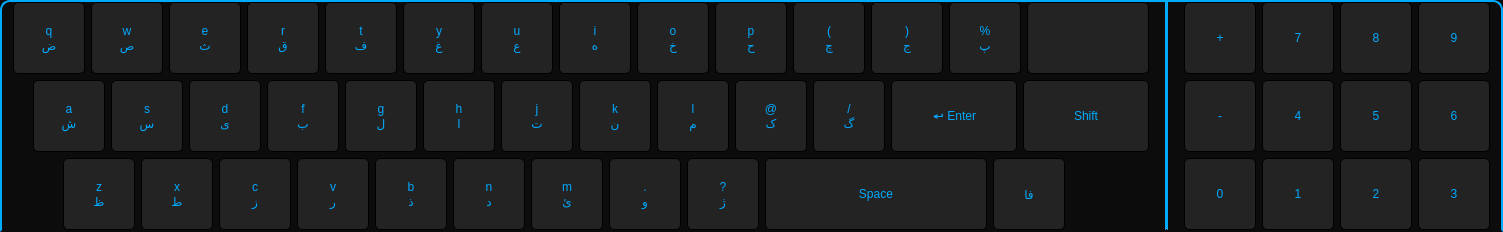
     <widget class="QFrame" name="keyboardFrame">
      <property name="minimumSize">
       <size>
        <width>0</width>
        <height>0</height>
       </size>
      </property>
      <property name="maximumSize">
       <size>
        <width>16777215</width>
        <height>0</height>
       </size>
      </property>
      <property name="font">
       <font>
        <family>Arial</family>
        <pointsize>13</pointsize>
       </font>
      </property>
      <property name="styleSheet">
       <string notr="true">QFrame{
background-color: rgb(12, 12, 12);
border-top-left-radius: 10px;
border-top-right-radius: 10px;
border: 2px solid rgb(0, 170, 255);
border-bottom-color: rgb(12, 12, 12);
}

QPushButton {
color: rgb(0, 170, 255);
min-width:70px;
min-height:70px;

background-color: rgb(35, 35, 35);
border-radius:5px;
border: 1px solid black;
outline:0;
	font: 18pt &quot;Arial&quot;;
}

QPushButton:pressed{
background-color: rgb(83, 83, 83);
}</string>
      </property>
      <property name="frameShape">
       <enum>QFrame::NoFrame</enum>
      </property>
      <property name="frameShadow">
       <enum>QFrame::Raised</enum>
      </property>
      <layout class="QHBoxLayout" name="horizontalLayout_17">
       <property name="topMargin">
        <number>0</number>
       </property>
       <property name="bottomMargin">
        <number>0</number>
       </property>
       <item>
        <layout class="QHBoxLayout" name="horizontalLayout_14">
         <property name="leftMargin">
          <number>0</number>
         </property>
         <property name="topMargin">
          <number>0</number>
         </property>
         <property name="bottomMargin">
          <number>0</number>
         </property>
         <item>
          <layout class="QVBoxLayout" name="verticalLayout_40">
           <property name="leftMargin">
            <number>0</number>
           </property>
           <property name="topMargin">
            <number>0</number>
           </property>
           <property name="rightMargin">
            <number>10</number>
           </property>
           <property name="bottomMargin">
            <number>0</number>
           </property>
           <item>
            <spacer name="verticalSpacer_28">
             <property name="orientation">
              <enum>Qt::Vertical</enum>
             </property>
             <property name="sizeHint" stdset="0">
              <size>
               <width>20</width>
               <height>40</height>
              </size>
             </property>
            </spacer>
           </item>
           <item>
            <layout class="QHBoxLayout" name="horizontalLayout_42" stretch="0,0">
             <property name="topMargin">
              <number>0</number>
             </property>
             <item>
              <layout class="QHBoxLayout" name="keyboardRow1">
               <property name="leftMargin">
                <number>0</number>
               </property>
               <property name="rightMargin">
                <number>0</number>
               </property>
               <item>
                <widget class="QPushButton" name="btnQ">
                 <property name="focusPolicy">
                  <enum>Qt::NoFocus</enum>
                 </property>
                 <property name="text">
                  <string>q
ض</string>
                 </property>
                </widget>
               </item>
               <item>
                <widget class="QPushButton" name="btnW">
                 <property name="focusPolicy">
                  <enum>Qt::NoFocus</enum>
                 </property>
                 <property name="text">
                  <string>w
ص</string>
                 </property>
                </widget>
               </item>
               <item>
                <widget class="QPushButton" name="btnE">
                 <property name="focusPolicy">
                  <enum>Qt::NoFocus</enum>
                 </property>
                 <property name="text">
                  <string>e
ث</string>
                 </property>
                </widget>
               </item>
               <item>
                <widget class="QPushButton" name="btnR">
                 <property name="focusPolicy">
                  <enum>Qt::NoFocus</enum>
                 </property>
                 <property name="text">
                  <string>r
ق</string>
                 </property>
                </widget>
               </item>
               <item>
                <widget class="QPushButton" name="btnT">
                 <property name="focusPolicy">
                  <enum>Qt::NoFocus</enum>
                 </property>
                 <property name="text">
                  <string>t
ف</string>
                 </property>
                </widget>
               </item>
               <item>
                <widget class="QPushButton" name="btnY">
                 <property name="focusPolicy">
                  <enum>Qt::NoFocus</enum>
                 </property>
                 <property name="text">
                  <string>y
غ</string>
                 </property>
                </widget>
               </item>
               <item>
                <widget class="QPushButton" name="btnU">
                 <property name="focusPolicy">
                  <enum>Qt::NoFocus</enum>
                 </property>
                 <property name="text">
                  <string>u
ع</string>
                 </property>
                </widget>
               </item>
               <item>
                <widget class="QPushButton" name="btnI">
                 <property name="focusPolicy">
                  <enum>Qt::NoFocus</enum>
                 </property>
                 <property name="text">
                  <string>i
ه</string>
                 </property>
                </widget>
               </item>
               <item>
                <widget class="QPushButton" name="btnO">
                 <property name="focusPolicy">
                  <enum>Qt::NoFocus</enum>
                 </property>
                 <property name="text">
                  <string>o
خ</string>
                 </property>
                </widget>
               </item>
               <item>
                <widget class="QPushButton" name="btnP">
                 <property name="focusPolicy">
                  <enum>Qt::NoFocus</enum>
                 </property>
                 <property name="text">
                  <string>p
ح</string>
                 </property>
                </widget>
               </item>
               <item>
                <widget class="QPushButton" name="btnOpenP">
                 <property name="focusPolicy">
                  <enum>Qt::NoFocus</enum>
                 </property>
                 <property name="text">
                  <string>(
چ</string>
                 </property>
                </widget>
               </item>
               <item>
                <widget class="QPushButton" name="btnCloseP">
                 <property name="focusPolicy">
                  <enum>Qt::NoFocus</enum>
                 </property>
                 <property name="text">
                  <string>)
ج</string>
                 </property>
                </widget>
               </item>
               <item>
                <widget class="QPushButton" name="btnDollar">
                 <property name="focusPolicy">
                  <enum>Qt::NoFocus</enum>
                 </property>
                 <property name="text">
                  <string>%
پ</string>
                 </property>
                </widget>
               </item>
              </layout>
             </item>
             <item>
              <widget class="QPushButton" name="btnBackspace">
               <property name="minimumSize">
                <size>
                 <width>122</width>
                 <height>72</height>
                </size>
               </property>
               <property name="focusPolicy">
                <enum>Qt::NoFocus</enum>
               </property>
               <property name="styleSheet">
                <string notr="true">QPushButton{
min-width:120px;
}</string>
               </property>
               <property name="text">
                <string/>
               </property>
               <property name="icon">
                <iconset>
                 <normaloff>images/backspace.png</normaloff>images/backspace.png</iconset>
               </property>
               <property name="iconSize">
                <size>
                 <width>50</width>
                 <height>50</height>
                </size>
               </property>
              </widget>
             </item>
            </layout>
           </item>
           <item>
            <layout class="QHBoxLayout" name="horizontalLayout_43" stretch="0,0,0">
             <property name="spacing">
              <number>6</number>
             </property>
             <property name="leftMargin">
              <number>0</number>
             </property>
             <item>
              <layout class="QHBoxLayout" name="keyboardRow2">
               <property name="leftMargin">
                <number>20</number>
               </property>
               <property name="rightMargin">
                <number>0</number>
               </property>
               <item>
                <widget class="QPushButton" name="btnA">
                 <property name="focusPolicy">
                  <enum>Qt::NoFocus</enum>
                 </property>
                 <property name="text">
                  <string>a
ش</string>
                 </property>
                </widget>
               </item>
               <item>
                <widget class="QPushButton" name="btnS">
                 <property name="focusPolicy">
                  <enum>Qt::NoFocus</enum>
                 </property>
                 <property name="text">
                  <string>s
س</string>
                 </property>
                </widget>
               </item>
               <item>
                <widget class="QPushButton" name="btnD">
                 <property name="focusPolicy">
                  <enum>Qt::NoFocus</enum>
                 </property>
                 <property name="text">
                  <string>d
ی</string>
                 </property>
                </widget>
               </item>
               <item>
                <widget class="QPushButton" name="btnF">
                 <property name="focusPolicy">
                  <enum>Qt::NoFocus</enum>
                 </property>
                 <property name="text">
                  <string>f
ب</string>
                 </property>
                </widget>
               </item>
               <item>
                <widget class="QPushButton" name="btnG">
                 <property name="focusPolicy">
                  <enum>Qt::NoFocus</enum>
                 </property>
                 <property name="text">
                  <string>g
ل</string>
                 </property>
                </widget>
               </item>
               <item>
                <widget class="QPushButton" name="btnH">
                 <property name="focusPolicy">
                  <enum>Qt::NoFocus</enum>
                 </property>
                 <property name="text">
                  <string>h
ا</string>
                 </property>
                </widget>
               </item>
               <item>
                <widget class="QPushButton" name="btnJ">
                 <property name="focusPolicy">
                  <enum>Qt::NoFocus</enum>
                 </property>
                 <property name="text">
                  <string>j
ت</string>
                 </property>
                </widget>
               </item>
               <item>
                <widget class="QPushButton" name="btnK">
                 <property name="focusPolicy">
                  <enum>Qt::NoFocus</enum>
                 </property>
                 <property name="text">
                  <string>k
ن</string>
                 </property>
                </widget>
               </item>
               <item>
                <widget class="QPushButton" name="btnL">
                 <property name="focusPolicy">
                  <enum>Qt::NoFocus</enum>
                 </property>
                 <property name="text">
                  <string>l
م</string>
                 </property>
                </widget>
               </item>
               <item>
                <widget class="QPushButton" name="btnAt">
                 <property name="focusPolicy">
                  <enum>Qt::NoFocus</enum>
                 </property>
                 <property name="text">
                  <string>@
ک</string>
                 </property>
                </widget>
               </item>
               <item>
                <widget class="QPushButton" name="btnSharp">
                 <property name="focusPolicy">
                  <enum>Qt::NoFocus</enum>
                 </property>
                 <property name="text">
                  <string>/
گ</string>
                 </property>
                </widget>
               </item>
              </layout>
             </item>
             <item>
              <widget class="QPushButton" name="btnReturn">
               <property name="minimumSize">
                <size>
                 <width>122</width>
                 <height>72</height>
                </size>
               </property>
               <property name="focusPolicy">
                <enum>Qt::NoFocus</enum>
               </property>
               <property name="styleSheet">
                <string notr="true">QPushButton{
min-width:120px;
}</string>
               </property>
               <property name="text">
                <string>↵ Enter</string>
               </property>
              </widget>
             </item>
             <item>
              <widget class="QPushButton" name="btnShift">
               <property name="minimumSize">
                <size>
                 <width>122</width>
                 <height>72</height>
                </size>
               </property>
               <property name="focusPolicy">
                <enum>Qt::NoFocus</enum>
               </property>
               <property name="styleSheet">
                <string notr="true">QPushButton{
min-width:120px;
}</string>
               </property>
               <property name="text">
                <string>Shift</string>
               </property>
              </widget>
             </item>
            </layout>
           </item>
           <item>
            <layout class="QHBoxLayout" name="horizontalLayout_44" stretch="0,0,0,0">
             <property name="leftMargin">
              <number>0</number>
             </property>
             <item>
              <layout class="QHBoxLayout" name="keyboardRow3">
               <property name="leftMargin">
                <number>50</number>
               </property>
               <property name="rightMargin">
                <number>0</number>
               </property>
               <item>
                <widget class="QPushButton" name="btnZ">
                 <property name="focusPolicy">
                  <enum>Qt::NoFocus</enum>
                 </property>
                 <property name="text">
                  <string>z
ظ</string>
                 </property>
                </widget>
               </item>
               <item>
                <widget class="QPushButton" name="btnX">
                 <property name="focusPolicy">
                  <enum>Qt::NoFocus</enum>
                 </property>
                 <property name="text">
                  <string>x
ط</string>
                 </property>
                </widget>
               </item>
               <item>
                <widget class="QPushButton" name="btnC">
                 <property name="focusPolicy">
                  <enum>Qt::NoFocus</enum>
                 </property>
                 <property name="text">
                  <string>c
ز</string>
                 </property>
                </widget>
               </item>
               <item>
                <widget class="QPushButton" name="btnV">
                 <property name="focusPolicy">
                  <enum>Qt::NoFocus</enum>
                 </property>
                 <property name="text">
                  <string>v
ر</string>
                 </property>
                </widget>
               </item>
               <item>
                <widget class="QPushButton" name="btnB">
                 <property name="focusPolicy">
                  <enum>Qt::NoFocus</enum>
                 </property>
                 <property name="text">
                  <string>b
ذ</string>
                 </property>
                </widget>
               </item>
               <item>
                <widget class="QPushButton" name="btnN">
                 <property name="focusPolicy">
                  <enum>Qt::NoFocus</enum>
                 </property>
                 <property name="text">
                  <string>n
د</string>
                 </property>
                </widget>
               </item>
               <item>
                <widget class="QPushButton" name="btnM">
                 <property name="focusPolicy">
                  <enum>Qt::NoFocus</enum>
                 </property>
                 <property name="text">
                  <string>m
ئ</string>
                 </property>
                </widget>
               </item>
               <item>
                <widget class="QPushButton" name="btnPrecent">
                 <property name="focusPolicy">
                  <enum>Qt::NoFocus</enum>
                 </property>
                 <property name="text">
                  <string>.
و</string>
                 </property>
                </widget>
               </item>
               <item>
                <widget class="QPushButton" name="btnQuesMark">
                 <property name="focusPolicy">
                  <enum>Qt::NoFocus</enum>
                 </property>
                 <property name="text">
                  <string>?
ژ</string>
                 </property>
                </widget>
               </item>
              </layout>
             </item>
             <item>
              <widget class="QPushButton" name="btnSpace">
               <property name="focusPolicy">
                <enum>Qt::NoFocus</enum>
               </property>
               <property name="styleSheet">
                <string notr="true">QPushButton{
min-width:220px;
}</string>
               </property>
               <property name="text">
                <string>Space</string>
               </property>
              </widget>
             </item>
             <item>
              <widget class="QPushButton" name="btnFa">
               <property name="focusPolicy">
                <enum>Qt::NoFocus</enum>
               </property>
               <property name="styleSheet">
                <string notr="true"/>
               </property>
               <property name="text">
                <string>فا</string>
               </property>
              </widget>
             </item>
             <item>
              <spacer name="horizontalSpacer_29">
               <property name="orientation">
                <enum>Qt::Horizontal</enum>
               </property>
               <property name="sizeHint" stdset="0">
                <size>
                 <width>40</width>
                 <height>20</height>
                </size>
               </property>
              </spacer>
             </item>
            </layout>
           </item>
           <item>
            <spacer name="verticalSpacer_29">
             <property name="orientation">
              <enum>Qt::Vertical</enum>
             </property>
             <property name="sizeHint" stdset="0">
              <size>
               <width>20</width>
               <height>40</height>
              </size>
             </property>
            </spacer>
           </item>
          </layout>
         </item>
         <item>
          <widget class="Line" name="line">
           <property name="styleSheet">
            <string notr="true">background-color: rgb(255, 255, 255);</string>
           </property>
           <property name="orientation">
            <enum>Qt::Vertical</enum>
           </property>
          </widget>
         </item>
         <item>
          <layout class="QVBoxLayout" name="verticalLayout_39">
           <property name="leftMargin">
            <number>10</number>
           </property>
           <property name="topMargin">
            <number>0</number>
           </property>
           <property name="rightMargin">
            <number>0</number>
           </property>
           <property name="bottomMargin">
            <number>0</number>
           </property>
           <item>
            <spacer name="verticalSpacer_26">
             <property name="orientation">
              <enum>Qt::Vertical</enum>
             </property>
             <property name="sizeHint" stdset="0">
              <size>
               <width>20</width>
               <height>40</height>
              </size>
             </property>
            </spacer>
           </item>
           <item>
            <layout class="QHBoxLayout" name="numRow1">
             <property name="rightMargin">
              <number>0</number>
             </property>
             <item>
              <widget class="QPushButton" name="btnPlus">
               <property name="focusPolicy">
                <enum>Qt::NoFocus</enum>
               </property>
               <property name="text">
                <string>+</string>
               </property>
              </widget>
             </item>
             <item>
              <widget class="QPushButton" name="btn7">
               <property name="focusPolicy">
                <enum>Qt::NoFocus</enum>
               </property>
               <property name="text">
                <string>7</string>
               </property>
              </widget>
             </item>
             <item>
              <widget class="QPushButton" name="btn8">
               <property name="focusPolicy">
                <enum>Qt::NoFocus</enum>
               </property>
               <property name="text">
                <string>8</string>
               </property>
              </widget>
             </item>
             <item>
              <widget class="QPushButton" name="btn9">
               <property name="focusPolicy">
                <enum>Qt::NoFocus</enum>
               </property>
               <property name="text">
                <string>9</string>
               </property>
              </widget>
             </item>
            </layout>
           </item>
           <item>
            <layout class="QHBoxLayout" name="numRow2">
             <item>
              <widget class="QPushButton" name="btnMinus">
               <property name="focusPolicy">
                <enum>Qt::NoFocus</enum>
               </property>
               <property name="text">
                <string>-</string>
               </property>
              </widget>
             </item>
             <item>
              <widget class="QPushButton" name="btn4">
               <property name="focusPolicy">
                <enum>Qt::NoFocus</enum>
               </property>
               <property name="text">
                <string>4</string>
               </property>
              </widget>
             </item>
             <item>
              <widget class="QPushButton" name="btn5">
               <property name="focusPolicy">
                <enum>Qt::NoFocus</enum>
               </property>
               <property name="text">
                <string>5</string>
               </property>
              </widget>
             </item>
             <item>
              <widget class="QPushButton" name="btn6">
               <property name="focusPolicy">
                <enum>Qt::NoFocus</enum>
               </property>
               <property name="text">
                <string>6</string>
               </property>
              </widget>
             </item>
            </layout>
           </item>
           <item>
            <layout class="QHBoxLayout" name="numRow3">
             <item>
              <widget class="QPushButton" name="btn0">
               <property name="focusPolicy">
                <enum>Qt::NoFocus</enum>
               </property>
               <property name="text">
                <string>0</string>
               </property>
              </widget>
             </item>
             <item>
              <widget class="QPushButton" name="btn1">
               <property name="focusPolicy">
                <enum>Qt::NoFocus</enum>
               </property>
               <property name="text">
                <string>1</string>
               </property>
              </widget>
             </item>
             <item>
              <widget class="QPushButton" name="btn2">
               <property name="focusPolicy">
                <enum>Qt::NoFocus</enum>
               </property>
               <property name="text">
                <string>2</string>
               </property>
              </widget>
             </item>
             <item>
              <widget class="QPushButton" name="btn3">
               <property name="focusPolicy">
                <enum>Qt::NoFocus</enum>
               </property>
               <property name="text">
                <string>3</string>
               </property>
              </widget>
             </item>
            </layout>
           </item>
           <item>
            <spacer name="verticalSpacer_27">
             <property name="orientation">
              <enum>Qt::Vertical</enum>
             </property>
             <property name="sizeHint" stdset="0">
              <size>
               <width>20</width>
               <height>40</height>
              </size>
             </property>
            </spacer>
           </item>
          </layout>
         </item>
        </layout>
       </item>
      </layout>
     </widget>
